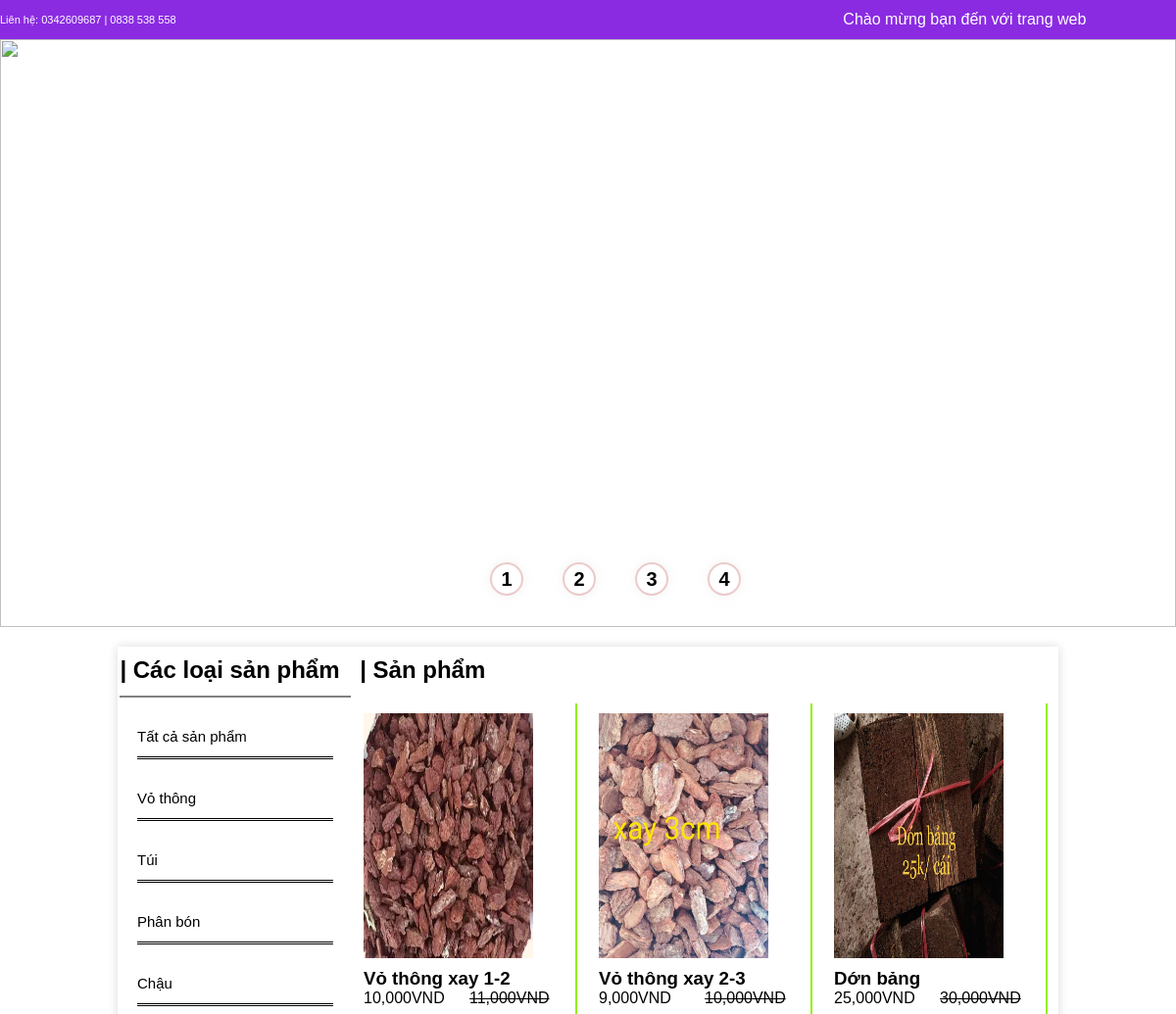
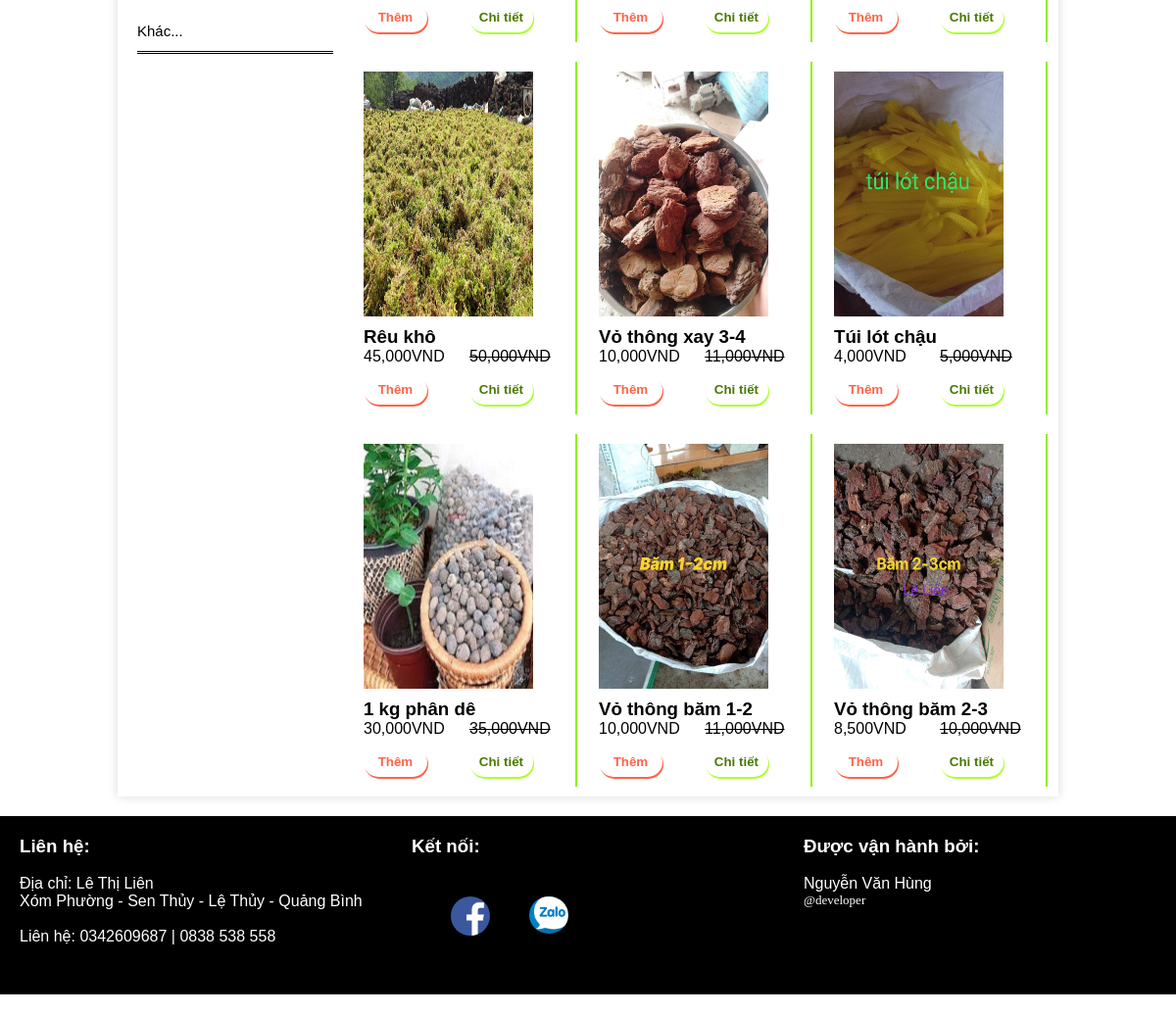
The page / on the database its author committed (2 pictures, top to bottom).
### tables this page shows
CREATE TABLE `products` (
  `id` int(11) auto_increment primary key,
  `name` varchar(225) DEFAULT NULL,
  `price` float DEFAULT NULL,
  `oldPrice` float DEFAULT NULL,
  `image` varchar(225) DEFAULT NULL,
  `type` int(11) DEFAULT NULL
);

### model/productDatabase.php (called while the page is built, shortened)
<?php
function getAllProduct()
{
    $sql = "Select * from products limit 9;";
    $products = $GLOBALS['db']->query($sql)->fetch_all();
    for($i=0;$i<count($products);$i++){
        $products[$i] = new Product($products[$i][0], $products[$i][1], $products[$i][2], $products[$i][3], $products[$i][4], $products[$i][5]);
    }
    return $products;
}
?>

### controller/productController.php (called while the page is built, shortened)
<?php
require 'model/product.php';
require 'model/productDatabase.php';
$products= getAllProduct();
?>

### model/product.php (called while the page is built, shortened)
<?php
    class Product{
        function __construct($id,$name,$price,$oldPrice,$image,$type)
        {
            $this->name=$name;
            $this->price=$price;
            $this->oldPrice=$oldPrice;
            $this->image=$image;
        }
    }
?>

### index.php (the view, shortened to what this page needs)
<?php
require 'controller/productController.php';
?>
<html lang="en">
<head>
    <link rel="stylesheet" href="asset/style.css">
</head>
<body>
    <div class="header">
        <div class="header-top">
            <div>
                <span class="hotline">Liên hệ: 0342609687 | 0838 538 558</span>
            </div>
            <div>
            <marquee class="greet">
            Chào mừng bạn đến với trang web của Lê Liên.
            </marquee>
            </div>
        </div>
    </div>
    <div class="slideshow">
        <div class="slide">
            <img src="asset/images/slide1.jpg" alt="" id="slide">
            <div class="num-slide">
                <div onclick="showSlide(1)" id="num-slide1">1</div>
                <div onclick="showSlide(2)" id="num-slide2">2</div>
                <div onclick="showSlide(3)" id="num-slide3">3</div>
                <div onclick="showSlide(4)" id="num-slide4">4</div>
            </div>
        </div>
    </div>
    <div class="content">
        <div class="content-left">
            <div class="content-title menu">
            <h2>| Các loại sản phẩm</h2>
            </div>
            <ul>
            <form action="" method="POST"><li><button name='all'>Tất cả sản phẩm</button></li></form>
            <form action="" method="POST"><li><button name='vothong'>Vỏ thông</button></li></form>
            <form action="" method="POST"><li><button name='tui'>Túi</button> </li></form>
            <form action="" method="POST"><li><button name='phanbon'>Phân bón</button> </li></form>
            <form action="" method="POST"><li><button  name='chau'>Chậu</button></li></form>
            <form action="" method="POST"><li><button name='khac'>Khác...</button> </li></form>
            </ul>
        </div>
        <div class="content-right">
            <div class="content-title">
                <h2>| Sản phẩm</h2>
            </div>
            <div class="container">
            <?php foreach($products as $product){ ?>
                <div class="card">
                    <img src="asset/images/<?php echo $product->image ?>" alt="">
                    <div>
                        <h3><?php echo $product->name ?></h3>
                    </div>
                    <div class="card-price">
                        <div><?php echo number_format($product->price) ?>VND</div>
                        <div class="promotion"><?php echo number_format($product->oldPrice) ?>VND</div>
                    </div>
                    <div class="card-btn">
                        <div>
                            <button class="btn-card" onclick="showInfo()">Thêm hàng</button>
                        </div>
                        <div>
                            <button class="btn-detail" onclick="showInfo()">Chi tiết</button>
                        </div>
                    </div>
                </div>
             <?php }
             ?>
            </div>
        </div>
    </div>
    <div class="footer">
        <div>
            <h3>Liên hệ: </h3>
            <br>
            <p> Địa chỉ: Lê Thị Liên <br>
                Xóm Phường - Sen Thủy - Lệ Thủy - Quảng Bình
            </p>
            <br>
            <p>
            Liên hệ: 0342609687 | 0838 538 558
            </p>
        </div>
        <div class="footer-center">
            <h3>Kết nối: </h3>
            <div class="footer-center-image">
                <div><a href="https://www.facebook.com/profile.php?id=100007925927020" title="Nhấn để đến facebook của Lê Liên"><img src="asset/images/fb.png" alt=""></a></div>
                <div><img src="asset/images/zl.png" alt=""></div>
            </div>
        </div>
        <div>
            <h3>Được vận hành bởi:</h3>
            <br>
            <p>
                Nguyễn Văn Hùng
            </p>
            <p class="spam">
                @developer
            </p>
        </div>
    </div>
</body>
</html>

### asset/style.css (style rules this page uses)
body { margin: 0; padding: 0; font-family: Arial, Helvetica, sans-serif; color: black; }
* { margin: 0; padding: 0; }
.header { background-color: rgb(226, 190, 190); display: flex; flex-direction: column; width: 100%; }
.header-top { display: flex; justify-content: space-between; width: 100%; background-color: blueviolet; color: white; height: 40px; line-height: 40px; }
.hotline { font-size: 11px; }
.greet { width: 80%; direction:left; }
.slideshow { width: 100%; margin: 0; }
.slide img { width: 100%; height: 600px; }
.slide { position: relative; height: 600px; }
.num-slide { position: absolute; bottom: 2%; left:40%; display: inline-flex; }
.num-slide div { margin: 20px; width: 30px; height: 30px; line-height: 30px; justify-content: center; text-align: center; font-weight: bold; font-size: 20px; border: 2px solid rgb(235, 203, 203); background-color: white; color: black; border-radius: 50%; box-shadow: 0px 0px 10px rgba(235, 228, 228, 0.5);; }
.content { width: 80%; display: grid; margin: 20px auto; grid-template-columns: 25% auto; box-shadow: 0px 0px 10px rgba(0,0, 0, 0.15); }
.content-left { color:black; }
.menu { height: 40px; border-bottom: 2px solid gray; }
.content-left ul li { list-style: none; margin: 20px; height: 40px; line-height: 40px; cursor: pointer; border-bottom: double; }
.content-left ul li button { border: none; outline: none; background: none; font-size: 15px; cursor: pointer; }
.content-title { margin: 10px 1%; }
.container { display: grid; grid-template-columns: 1fr 1fr 1fr; }
.card { border-right: 2px solid rgb(146, 240, 6); width: 90%; margin: 10px auto; }
.card img { width: 80%; margin: 10px auto; height: 250px; text-align: center; justify-content: center; }
.card-price { display: grid; grid-template-columns: 1fr 1fr; }
.promotion { text-decoration-line: line-through; }
.card-btn { display: grid; grid-template-columns: 1fr 1fr; }
.card-btn button { width: 60%; margin: 10px auto; height: 30px; line-height: 30px; outline: none; font-weight: bold; }
.btn-card { color: tomato; background-color: white; border-radius: 20px; border: none; overflow: hidden; box-shadow: 1px 2px tomato ; }
.btn-detail { color: rgb(73, 121, 1); background-color: white; border-radius: 20px; border: none; overflow: hidden; box-shadow: 1px 2px greenyellow ; }
.footer { width: 100%; display: grid; margin: 20px auto; grid-template-columns: 1fr 1fr 1fr; background-color: black; color: white; }
.footer div { margin: 20px; }
.footer-center-image { display: flex; margin: 10px ; flex-direction: row; }
.footer-center img { width: 40px; border-radius: 50%; }
.spam { font-family: 'Times New Roman', Times, serif; font-size: small; }

### rows shown on the page
products: image (picture), name "Vỏ thông xay 1-2", price "10,000", oldPrice "11,000"
products: image (picture), name "Vỏ thông xay 2-3", price "9,000", oldPrice "10,000"
products: image (picture), name "Dớn bảng", price "25,000", oldPrice "30,000"
products: image (picture), name "Rêu khô", price "45,000", oldPrice "50,000"
products: image (picture), name "Vỏ thông xay 3-4", price "10,000", oldPrice "11,000"
products: image (picture), name "Túi lót chậu", price "4,000", oldPrice "5,000"
products: image (picture), name "1 kg phân dê", price "30,000", oldPrice "35,000"
products: image (picture), name "Vỏ thông băm 1-2", price "10,000", oldPrice "11,000"
products: image (picture), name "Vỏ thông băm 2-3", price "8,500", oldPrice "10,000"
